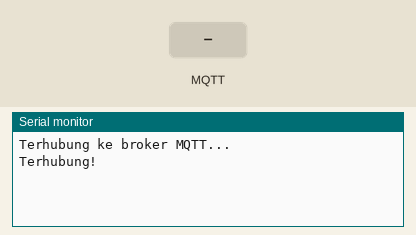
Simulated run of this sketch. Board: ESP32. On the bench: the last lines printed to the serial monitor. The test bench sets the inputs (shaded band). WiFi joins after 1.5 s; servers stay silent unless stated; no MQTT or app messages arrive unless stated.

Above: at 2.7 s.
2.8 s: MQTT message "5" arrives on the first subscribed topic
At 7.1 s:
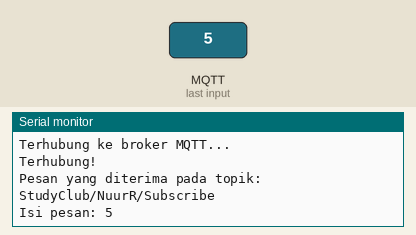
8.0 s: MQTT message "on" arrives on the first subscribed topic
At 12.2 s:
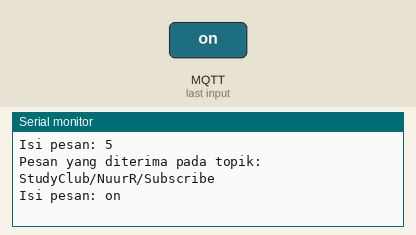
13.0 s: MQTT message "off" arrives on the first subscribed topic
At 17.3 s:
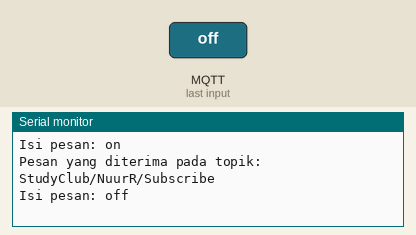

The sketch:

MqttPubSub-WiFiManager.ino
```cpp
#include <WiFiManager.h>        // Library untuk konfigurasi WiFi
#include <PubSubClient.h>       // Library MQTT

// Konfigurasi WiFi
char mqttServer[40] = "broker.emqx.io";
char mqttPort[6] = "1883";
char mqttUser[40] = "";
char mqttPassword[40] = "";
char mqttTopicPub[40] = "StudyClub/NuurR/Publis";
char mqttTopicSub[40] = "StudyClub/NuurR/Subscribe";

WiFiManager wifiManager;
WiFiClient wifiClient;
PubSubClient mqttClient(wifiClient);

void setup() {
  Serial.begin(115200);

  // Konfigurasi WiFiManager
  wifiManager.autoConnect("Mqtt-Nuur");

  // Mengatur server dan port MQTT
  mqttClient.setServer(mqttServer, atoi(mqttPort));

  // Mengatur callback untuk menerima pesan
  mqttClient.setCallback(callback);
}

void loop() {
  // Jika tidak terhubung ke broker MQTT, coba terhubung
  if (!mqttClient.connected()) {
    reconnectMQTT();
  }

  // Langganan (subscribe) ke topik
  mqttClient.subscribe(mqttTopicSub);

  // Publish pesan pada topik
  mqttClient.publish(mqttTopicPub, "Hello, MQTT ini Firdaus!");

  // Tunggu 5 detik sebelum melakukan publish lagi
  delay(5000);

  // Kirim pesan pada loop()
  mqttClient.loop();
}

void callback(char* topic, byte* payload, unsigned int length) {
  // Menerima pesan dari broker MQTT
  Serial.print("Pesan yang diterima pada topik: ");
  Serial.println(topic);

  Serial.print("Isi pesan: ");
  for (int i = 0; i < length; i++) {
    Serial.print((char)payload[i]);
  }
  Serial.println();
}

void reconnectMQTT() {
  // Loop hingga terhubung ke broker MQTT
  while (!mqttClient.connected()) {
    Serial.println("Terhubung ke broker MQTT...");

    // Jika terhubung, publish pesan ke topik dan tampilkan status
    if (mqttClient.connect("ArduinoClient", mqttUser, mqttPassword)) {
      Serial.println("Terhubung!");
      mqttClient.publish(mqttTopicPub, "Arduino terhubung ke broker MQTT!");
    } else {
      // Jika gagal terhubung, tunggu 2 detik dan coba lagi
      Serial.print("Gagal terhubung ke broker MQTT, coba lagi dalam 2 detik...");
      delay(2000);
    }
  }
}
```

Measured:
- after the input at 2.8 s, the serial monitor: prints a new line after 3.8 s (image 1)
- after the input at 8.0 s, the serial monitor: prints a new line after 3.6 s (image 2)
- after the input at 13.0 s, the serial monitor: prints a new line after 3.6 s (image 3)
